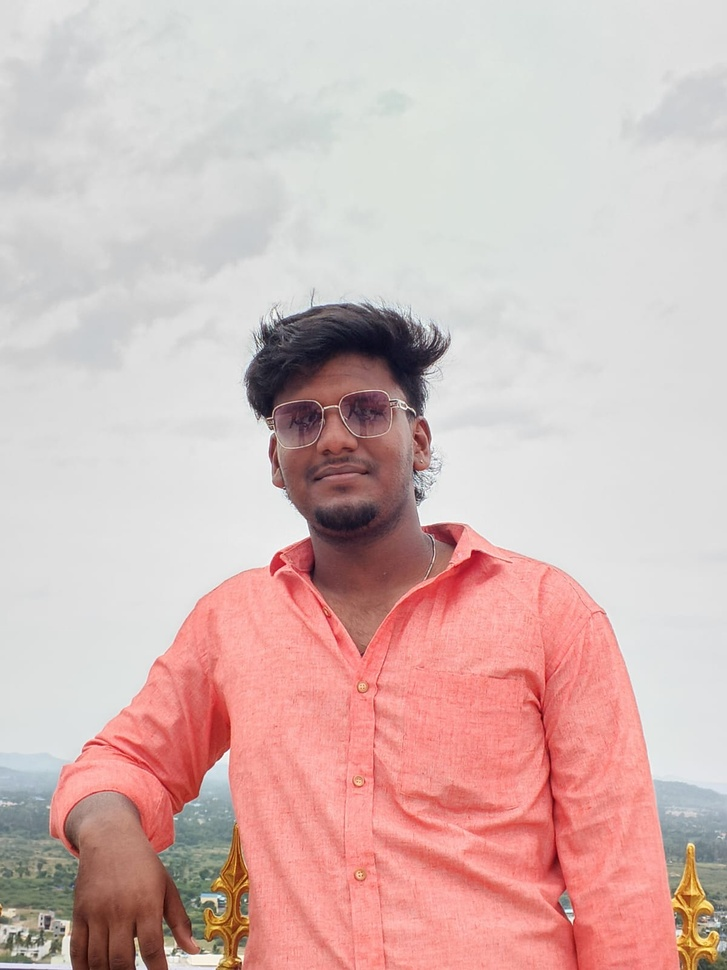
#> input picture srii.jpg, 727 x 970 px, shrunk from 1200 x 1600 before the run
$ jupyter execute 'EXP5 (1).ipynb'   (older library calls are emulated)
#> lines starting #> are read from the running program, lines starting #| are printed output that depends on the picture
# Ex.No:5 Implementation of filter
# Name: Sridharan B
# Register No: 212225230272

[cell 1]
import cv2
import matplotlib.pyplot as plt
import numpy as np
image1=cv2.imread("srii.jpg")
#> image1 is the input picture: shape (970, 727, 3); mean B, G, R 181.8, 184.5, 212.9
image2=cv2.cvtColor(image1,cv2.COLOR_BGR2RGB)
kernel=np.ones((11,11),np.float32)/169
image3=cv2.filter2D(image2,-1,kernel)
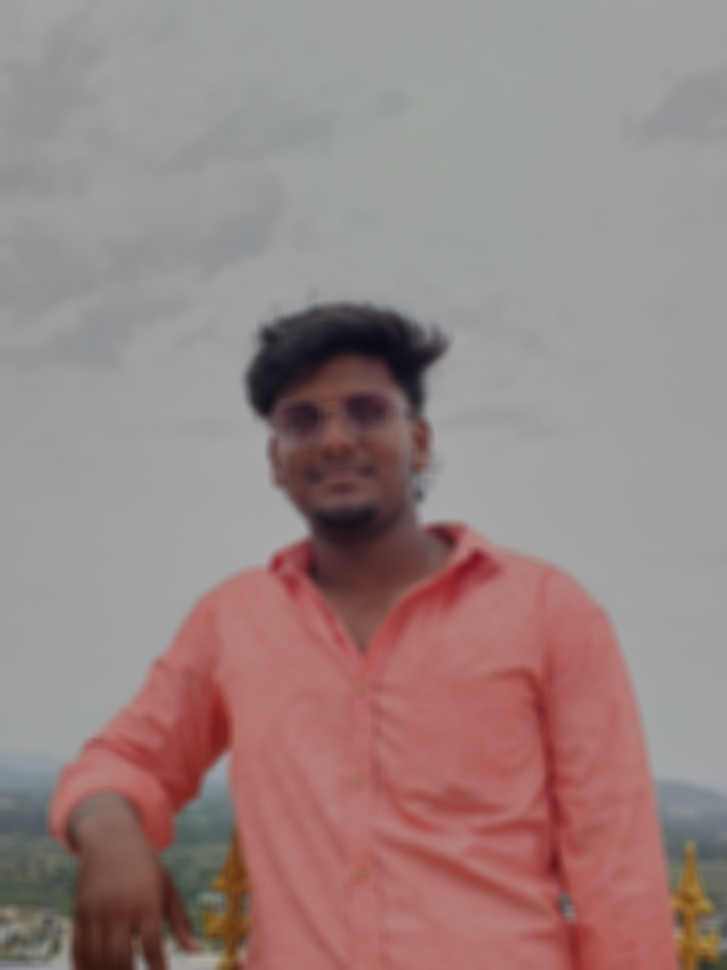
#> image3: shape (970, 727, 3); mean R, G, B 152.4, 132.1, 130.2
plt.figure(figsize=(9,9))
plt.subplot(1,2,1)
plt.imshow(image2)
plt.title("Original Image")
plt.axis("off")
plt.subplot(1,2,2)
plt.imshow(image3)
plt.title("Average Filter Image")
plt.axis("off")
plt.show()
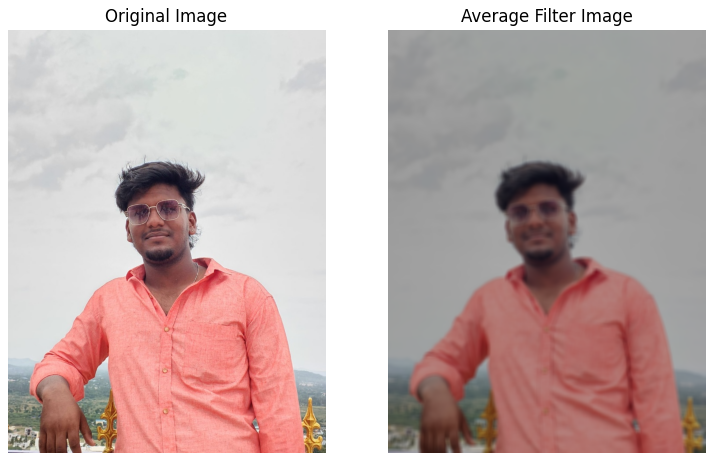
#> figure drawn by matplotlib, 2 panels

[cell 2]
kernel1=np.array([[1,2,1],[2,4,2],[1,2,1]])/16
image2=cv2.cvtColor(image1,cv2.COLOR_BGR2RGB)
image3=cv2.filter2D(image2,-1,kernel1)
plt.subplot(1,2,1)
plt.imshow(image2)
plt.title("Original Image")
plt.axis("off")
plt.subplot(1,2,2)
plt.imshow(image3)
plt.title("Weighted Average Filter Image")
plt.axis("off")
plt.show()
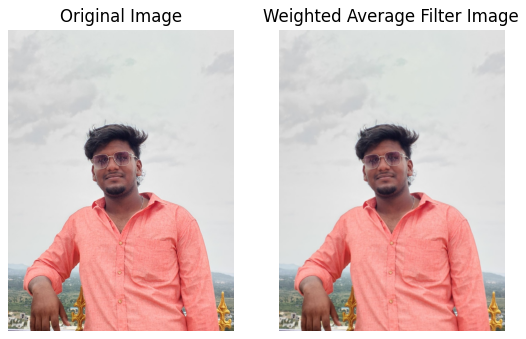
#> figure drawn by matplotlib, 2 panels

[cell 3]
gaussian_blur=cv2.GaussianBlur(image2,(33,33),0,0)
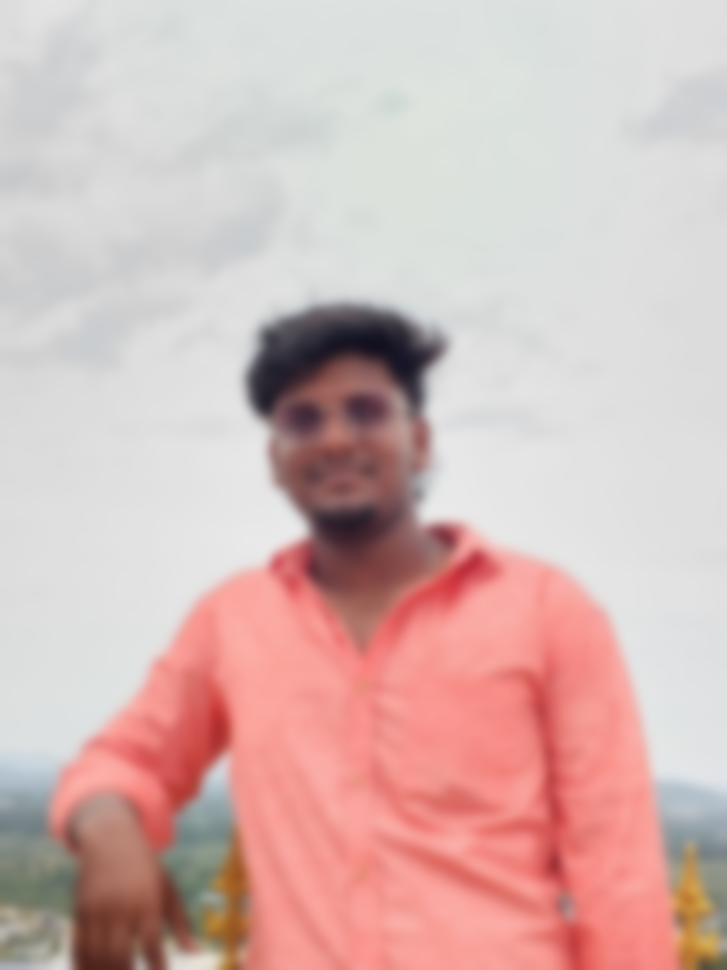
#> gaussian_blur: shape (970, 727, 3); mean R, G, B 212.9, 184.5, 181.8
plt.subplot(1,2,1)
plt.imshow(image2)
plt.title("Original Image")
plt.axis("off")
plt.subplot(1,2,2)
plt.imshow(gaussian_blur)
plt.title("Gaussian Blur")
plt.axis("off")
plt.show()

[cell 4]
median=cv2.medianBlur(image2,13)
plt.figure(figsize=(9,9))
plt.subplot(1,2,1)
plt.imshow(image2)
plt.title("Original Image")
plt.axis("off")
plt.subplot(1,2,2)
plt.imshow(median)
plt.title("Median Blur")
plt.axis("off")
plt.show()

[cell 5]
kernel2=np.array([[-1,-1,-1],[2,-2,1],[2,1,-1]])
image3=cv2.filter2D(image2,-1,kernel2)
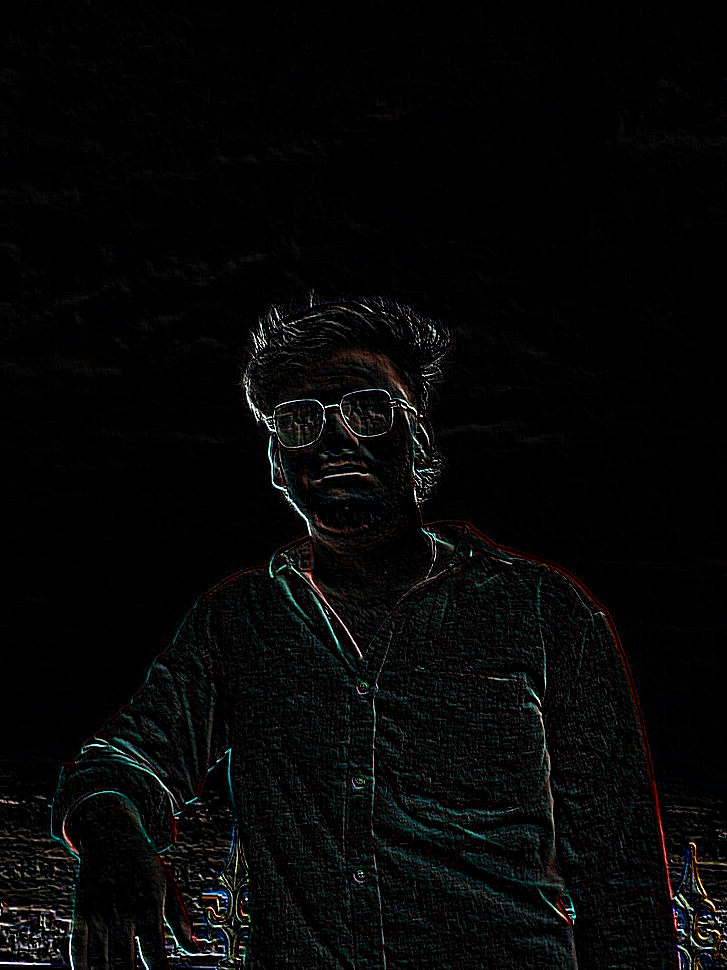
#> image3: shape (970, 727, 3); mean R, G, B 6.1, 6.5, 6.4
plt.subplot(1,2,1)
plt.imshow(image2)
plt.title("Original Image")
plt.axis("off")
plt.subplot(1,2,2)
plt.imshow(image3)
plt.title("Laplacian Kernel")
plt.axis("off")
plt.show()

[cell 6]
laplacian=cv2.Laplacian(image2,cv2.CV_64F)
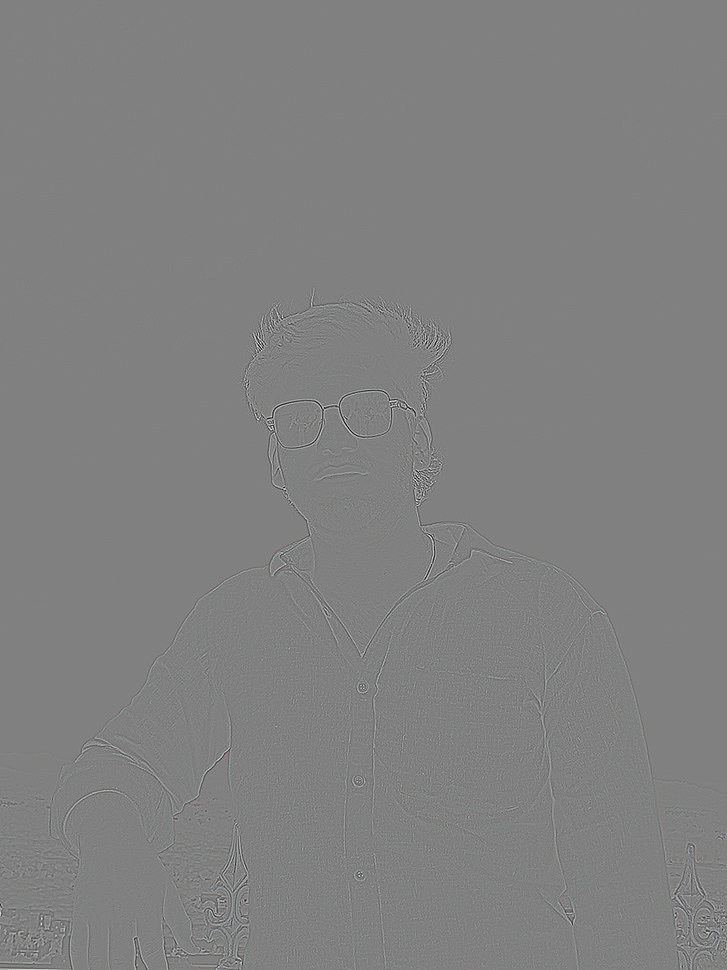
#> laplacian: shape (970, 727, 3) float64; mean R, G, B 0, 0, 0; drawn with min black and max white
plt.subplot(1,2,1)
plt.imshow(image2)
plt.title("Original Image")
plt.axis("off")
plt.subplot(1,2,2)
plt.imshow(laplacian)
plt.title("Laplacian Operator")
plt.axis("off")
plt.show()
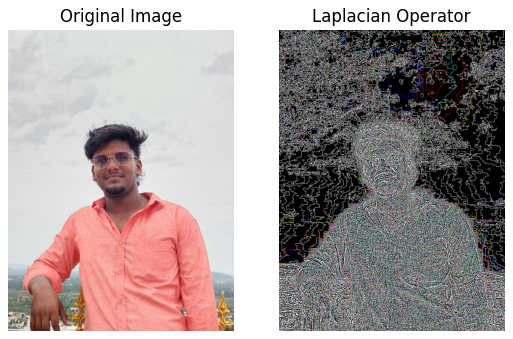
#> figure drawn by matplotlib, 2 panels
